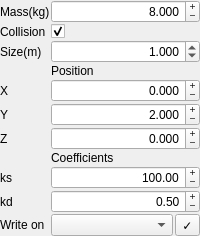
                     <widget class="QWidget" name="widget_particle_cube" native="true">
                      <layout class="QFormLayout" name="formLayout_4">
                       <property name="horizontalSpacing">
                        <number>1</number>
                       </property>
                       <property name="verticalSpacing">
                        <number>1</number>
                       </property>
                       <property name="leftMargin">
                        <number>0</number>
                       </property>
                       <property name="topMargin">
                        <number>0</number>
                       </property>
                       <property name="rightMargin">
                        <number>0</number>
                       </property>
                       <property name="bottomMargin">
                        <number>0</number>
                       </property>
                       <item row="0" column="0">
                        <widget class="QLabel" name="label_particle_cube_mass">
                         <property name="text">
                          <string>Mass(kg)</string>
                         </property>
                        </widget>
                       </item>
                       <item row="0" column="1">
                        <widget class="QDoubleSpinBox" name="doubleSpinBox_particle_cube_mass">
                         <property name="focusPolicy">
                          <enum>Qt::ClickFocus</enum>
                         </property>
                         <property name="alignment">
                          <set>Qt::AlignRight|Qt::AlignTrailing|Qt::AlignVCenter</set>
                         </property>
                         <property name="buttonSymbols">
                          <enum>QAbstractSpinBox::PlusMinus</enum>
                         </property>
                         <property name="accelerated">
                          <bool>true</bool>
                         </property>
                         <property name="decimals">
                          <number>3</number>
                         </property>
                         <property name="maximum">
                          <double>10000.000000000000000</double>
                         </property>
                         <property name="singleStep">
                          <double>0.050000000000000</double>
                         </property>
                         <property name="stepType">
                          <enum>QAbstractSpinBox::DefaultStepType</enum>
                         </property>
                         <property name="value">
                          <double>8.000000000000000</double>
                         </property>
                        </widget>
                       </item>
                       <item row="1" column="0">
                        <widget class="QLabel" name="label_particle_cube_collision">
                         <property name="text">
                          <string>Collision</string>
                         </property>
                        </widget>
                       </item>
                       <item row="1" column="1">
                        <widget class="QCheckBox" name="checkBox_particle_cube_collision">
                         <property name="focusPolicy">
                          <enum>Qt::NoFocus</enum>
                         </property>
                         <property name="text">
                          <string/>
                         </property>
                         <property name="checked">
                          <bool>true</bool>
                         </property>
                        </widget>
                       </item>
                       <item row="3" column="1">
                        <widget class="QLabel" name="label_particle_cube_position">
                         <property name="text">
                          <string>Position</string>
                         </property>
                        </widget>
                       </item>
                       <item row="4" column="0">
                        <widget class="QLabel" name="label_particle_cube_x">
                         <property name="text">
                          <string>X</string>
                         </property>
                        </widget>
                       </item>
                       <item row="4" column="1">
                        <widget class="QDoubleSpinBox" name="doubleSpinBox_particle_cube_x">
                         <property name="focusPolicy">
                          <enum>Qt::ClickFocus</enum>
                         </property>
                         <property name="alignment">
                          <set>Qt::AlignRight|Qt::AlignTrailing|Qt::AlignVCenter</set>
                         </property>
                         <property name="buttonSymbols">
                          <enum>QAbstractSpinBox::PlusMinus</enum>
                         </property>
                         <property name="accelerated">
                          <bool>true</bool>
                         </property>
                         <property name="decimals">
                          <number>3</number>
                         </property>
                         <property name="minimum">
                          <double>-100.000000000000000</double>
                         </property>
                         <property name="maximum">
                          <double>100.000000000000000</double>
                         </property>
                         <property name="singleStep">
                          <double>0.050000000000000</double>
                         </property>
                         <property name="stepType">
                          <enum>QAbstractSpinBox::DefaultStepType</enum>
                         </property>
                         <property name="value">
                          <double>0.000000000000000</double>
                         </property>
                        </widget>
                       </item>
                       <item row="5" column="0">
                        <widget class="QLabel" name="label_particle_cube_y">
                         <property name="text">
                          <string>Y</string>
                         </property>
                        </widget>
                       </item>
                       <item row="5" column="1">
                        <widget class="QDoubleSpinBox" name="doubleSpinBox_particle_cube_y">
                         <property name="focusPolicy">
                          <enum>Qt::ClickFocus</enum>
                         </property>
                         <property name="alignment">
                          <set>Qt::AlignRight|Qt::AlignTrailing|Qt::AlignVCenter</set>
                         </property>
                         <property name="buttonSymbols">
                          <enum>QAbstractSpinBox::PlusMinus</enum>
                         </property>
                         <property name="accelerated">
                          <bool>true</bool>
                         </property>
                         <property name="decimals">
                          <number>3</number>
                         </property>
                         <property name="minimum">
                          <double>-100.000000000000000</double>
                         </property>
                         <property name="maximum">
                          <double>100.000000000000000</double>
                         </property>
                         <property name="singleStep">
                          <double>0.050000000000000</double>
                         </property>
                         <property name="stepType">
                          <enum>QAbstractSpinBox::DefaultStepType</enum>
                         </property>
                         <property name="value">
                          <double>2.000000000000000</double>
                         </property>
                        </widget>
                       </item>
                       <item row="6" column="0">
                        <widget class="QLabel" name="label_particle_cube_z">
                         <property name="text">
                          <string>Z</string>
                         </property>
                        </widget>
                       </item>
                       <item row="6" column="1">
                        <widget class="QDoubleSpinBox" name="doubleSpinBox_particle_cube_z">
                         <property name="focusPolicy">
                          <enum>Qt::ClickFocus</enum>
                         </property>
                         <property name="alignment">
                          <set>Qt::AlignRight|Qt::AlignTrailing|Qt::AlignVCenter</set>
                         </property>
                         <property name="buttonSymbols">
                          <enum>QAbstractSpinBox::PlusMinus</enum>
                         </property>
                         <property name="accelerated">
                          <bool>true</bool>
                         </property>
                         <property name="decimals">
                          <number>3</number>
                         </property>
                         <property name="minimum">
                          <double>-100.000000000000000</double>
                         </property>
                         <property name="maximum">
                          <double>100.000000000000000</double>
                         </property>
                         <property name="singleStep">
                          <double>0.050000000000000</double>
                         </property>
                         <property name="stepType">
                          <enum>QAbstractSpinBox::DefaultStepType</enum>
                         </property>
                         <property name="value">
                          <double>0.000000000000000</double>
                         </property>
                        </widget>
                       </item>
                       <item row="7" column="1">
                        <widget class="QLabel" name="label_particle_cube_coefficient">
                         <property name="text">
                          <string>Coefficients</string>
                         </property>
                        </widget>
                       </item>
                       <item row="8" column="0">
                        <widget class="QLabel" name="label_particle_cube_ks">
                         <property name="text">
                          <string>ks</string>
                         </property>
                        </widget>
                       </item>
                       <item row="8" column="1">
                        <widget class="QDoubleSpinBox" name="doubleSpinBox_particle_cube_ks">
                         <property name="focusPolicy">
                          <enum>Qt::ClickFocus</enum>
                         </property>
                         <property name="alignment">
                          <set>Qt::AlignRight|Qt::AlignTrailing|Qt::AlignVCenter</set>
                         </property>
                         <property name="buttonSymbols">
                          <enum>QAbstractSpinBox::PlusMinus</enum>
                         </property>
                         <property name="accelerated">
                          <bool>true</bool>
                         </property>
                         <property name="maximum">
                          <double>10000.000000000000000</double>
                         </property>
                         <property name="singleStep">
                          <double>0.050000000000000</double>
                         </property>
                         <property name="value">
                          <double>100.000000000000000</double>
                         </property>
                        </widget>
                       </item>
                       <item row="9" column="0">
                        <widget class="QLabel" name="label_particle_cube_kd">
                         <property name="text">
                          <string>kd</string>
                         </property>
                        </widget>
                       </item>
                       <item row="9" column="1">
                        <widget class="QDoubleSpinBox" name="doubleSpinBox_particle_cube_kd">
                         <property name="focusPolicy">
                          <enum>Qt::WheelFocus</enum>
                         </property>
                         <property name="alignment">
                          <set>Qt::AlignRight|Qt::AlignTrailing|Qt::AlignVCenter</set>
                         </property>
                         <property name="buttonSymbols">
                          <enum>QAbstractSpinBox::PlusMinus</enum>
                         </property>
                         <property name="accelerated">
                          <bool>true</bool>
                         </property>
                         <property name="maximum">
                          <double>100.000000000000000</double>
                         </property>
                         <property name="singleStep">
                          <double>0.050000000000000</double>
                         </property>
                         <property name="value">
                          <double>0.500000000000000</double>
                         </property>
                        </widget>
                       </item>
                       <item row="10" column="0">
                        <widget class="QLabel" name="label_particle_cube_write">
                         <property name="text">
                          <string>Write on</string>
                         </property>
                        </widget>
                       </item>
                       <item row="10" column="1">
                        <layout class="QHBoxLayout" name="horizontalLayout_particle_cube_write">
                         <property name="spacing">
                          <number>2</number>
                         </property>
                         <item>
                          <widget class="QComboBox" name="comboBox_particle_cube_write">
                           <property name="focusPolicy">
                            <enum>Qt::NoFocus</enum>
                           </property>
                          </widget>
                         </item>
                         <item>
                          <widget class="QToolButton" name="toolButton_particle_cube_write">
                           <property name="focusPolicy">
                            <enum>Qt::NoFocus</enum>
                           </property>
                           <property name="text">
                            <string>✓</string>
                           </property>
                          </widget>
                         </item>
                        </layout>
                       </item>
                       <item row="2" column="0">
                        <widget class="QLabel" name="label_particle_cube_size">
                         <property name="text">
                          <string>Size(m)</string>
                         </property>
                        </widget>
                       </item>
                       <item row="2" column="1">
                        <widget class="QDoubleSpinBox" name="doubleSpinBox_particle_cube_size">
                         <property name="focusPolicy">
                          <enum>Qt::ClickFocus</enum>
                         </property>
                         <property name="alignment">
                          <set>Qt::AlignRight|Qt::AlignTrailing|Qt::AlignVCenter</set>
                         </property>
                         <property name="accelerated">
                          <bool>true</bool>
                         </property>
                         <property name="decimals">
                          <number>3</number>
                         </property>
                         <property name="maximum">
                          <double>100.000000000000000</double>
                         </property>
                         <property name="value">
                          <double>1.000000000000000</double>
                         </property>
                        </widget>
                       </item>
                      </layout>
                     </widget>
